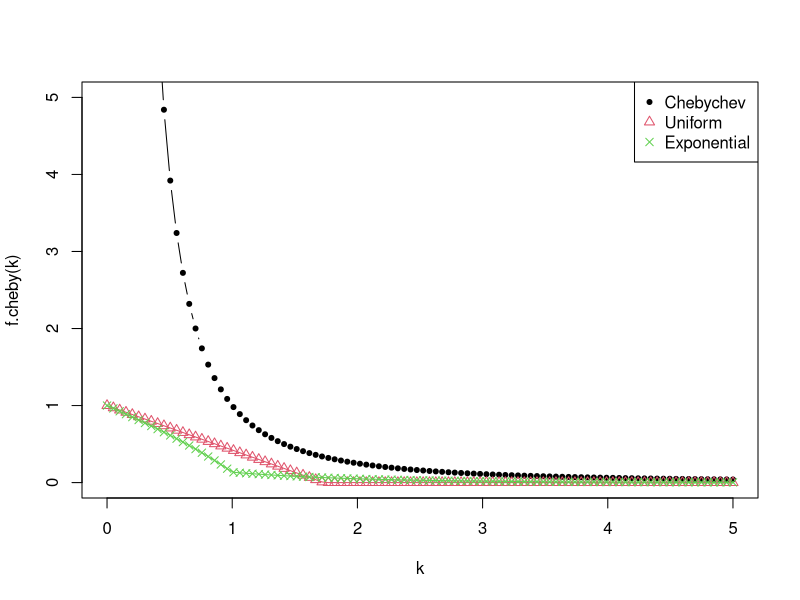

Reproduce this figure in R.
f.exp <- function(k){
    if (k <= 1){
        return (1 + exp(-(1+k)) - exp(k-1))
    }
    else {
        return (exp(-(1+k)))
    }
}

f.unif <- function(k){
    if (k < sqrt(3)){
        return (1 - 2*k/sqrt(12))
    }
    else {
        return (0)
    }
}

f.cheby <- function(k) 1/k^2

k <- seq(0, 5, length.out=100)
plot(k, f.cheby(k), pch=20, col=1, ylim=c(0, 5), typ='b')
points(k, sapply(k, f.unif), pch=2, col=2)
lines(k, sapply(k, f.unif), pch=20, col=2)
points(k, sapply(k, f.exp), pch=4, col=3)
lines(k, sapply(k, f.exp), pch=20, col=3)
legend('topright', c('Chebychev', 'Uniform', 'Exponential'), col=1:3, pch=c(20,2,4))
